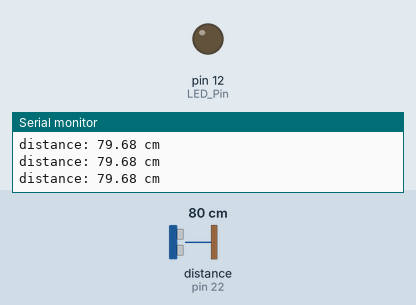
A sketch run on a simulated Arduino Mega 2560, built with avr-gcc and run on an emulated ATmega2560. On the bench: output pins drawn as LEDs (lit = HIGH), the last lines printed to the serial monitor. Wiring (inferred from the names in the program): ultrasonic range finder: trigger pin 23; echo pin 22. The test bench sets the inputs (shaded band); at power-on: distance to the obstacle (sensor on pin 22) 80 cm. The echo pulse lasts 58.3 µs per cm; pins used as bus, display or sensor lines are not drawn.

Above: at 4.2 s.
4.3 s: distance to the obstacle (sensor on pin 22) set to 12 cm
5.8 s: distance to the obstacle (sensor on pin 22) set to 9 cm
At 7.2 s:
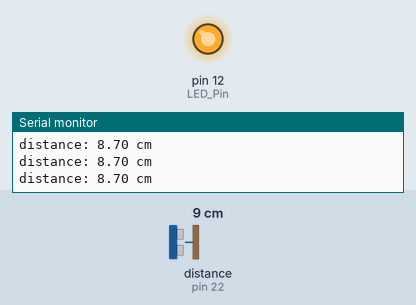
7.5 s: distance to the obstacle (sensor on pin 22) set to 18 cm
At 8.6 s:
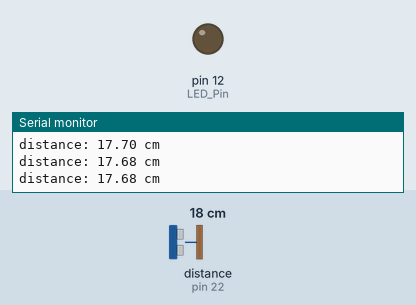
9.0 s: distance to the obstacle (sensor on pin 22) set to 2 cm
At 9.9 s:
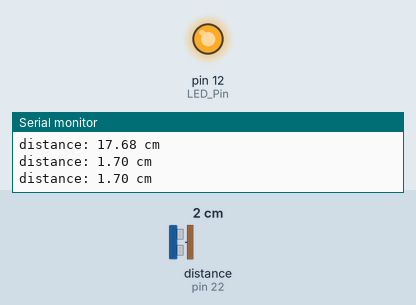
Timing chart, 0 to 11.5 s (numbered marks = the images above; inputs shaded):
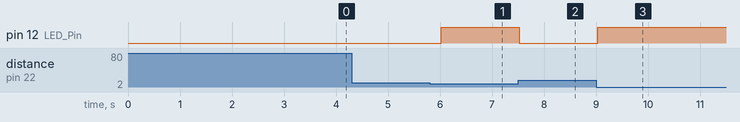

Measured:
- the behaviour switches between 11 and 10 cm on distance to the obstacle (sensor on pin 22) (found by bisection; images 0 and 1)
- after the input at 5.8 s, pin 12 (LED_Pin): LOW → HIGH after 0.22 s
- after the input at 7.5 s, pin 12 (LED_Pin): HIGH → LOW at once
- after the input at 9.0 s, pin 12 (LED_Pin): LOW → HIGH at once

The sketch:

exp19-3.ino
```cpp
#define Trig_Pin 23                     // connected to TRIG pin
#define Echo_Pin 22                     // connected to ECHO pin
#define LED_Pin  12                     // connected to GPIO pin
#define Distance_Threshold 10           // Threshold point (centimeters)

float duration, distance;
void setup()
{
   Serial.begin (9600);
   delay(3000);

   pinMode(Trig_Pin, OUTPUT);           // configure the trigger pin to output mode
   pinMode(Echo_Pin, INPUT);            // configure the echo pin to input mode
   pinMode(LED_Pin, OUTPUT);            // set GPIO pin to output mode
}

void loop()
{
   digitalWrite(Trig_Pin, HIGH);        // generate 10-microsecond pulse to Trig Pin
   delayMicroseconds(10);
   digitalWrite(Trig_Pin, LOW);
   duration = pulseIn(Echo_Pin, HIGH);  // measure duration of pulse from Echo Pin
   distance = (duration * 0.0343) / 2;  // calculate the distance
   if (distance < Distance_Threshold)
   {
    digitalWrite(LED_Pin, HIGH);        // turn on LED
   }
   else
   {
    digitalWrite(LED_Pin, LOW);         // turn off LED
   }
   Serial.print("distance: ");          // print the value to Serial Monitor
   Serial.print(distance);
   Serial.println(" cm");
   delay(500);
}
```
